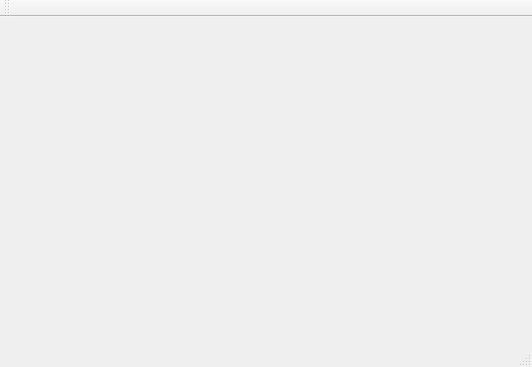
<?xml version="1.0" encoding="UTF-8"?>
<ui version="4.0">
 <class>MainWindow</class>
 <widget class="QMainWindow" name="MainWindow">
  <property name="geometry">
   <rect>
    <x>0</x>
    <y>0</y>
    <width>532</width>
    <height>367</height>
   </rect>
  </property>
  <property name="windowTitle">
   <string>Charabesque</string>
  </property>
  <widget class="QWidget" name="centralWidget">
   <property name="sizePolicy">
    <sizepolicy hsizetype="Maximum" vsizetype="Maximum">
     <horstretch>0</horstretch>
     <verstretch>0</verstretch>
    </sizepolicy>
   </property>
  </widget>
  <widget class="QMenuBar" name="menuBar">
   <property name="geometry">
    <rect>
     <x>0</x>
     <y>0</y>
     <width>532</width>
     <height>25</height>
    </rect>
   </property>
  </widget>
  <widget class="QToolBar" name="mainToolBar">
   <attribute name="toolBarArea">
    <enum>TopToolBarArea</enum>
   </attribute>
   <attribute name="toolBarBreak">
    <bool>false</bool>
   </attribute>
  </widget>
  <widget class="QStatusBar" name="statusBar"/>
 </widget>
 <layoutdefault spacing="6" margin="11"/>
 <resources/>
 <connections/>
</ui>
